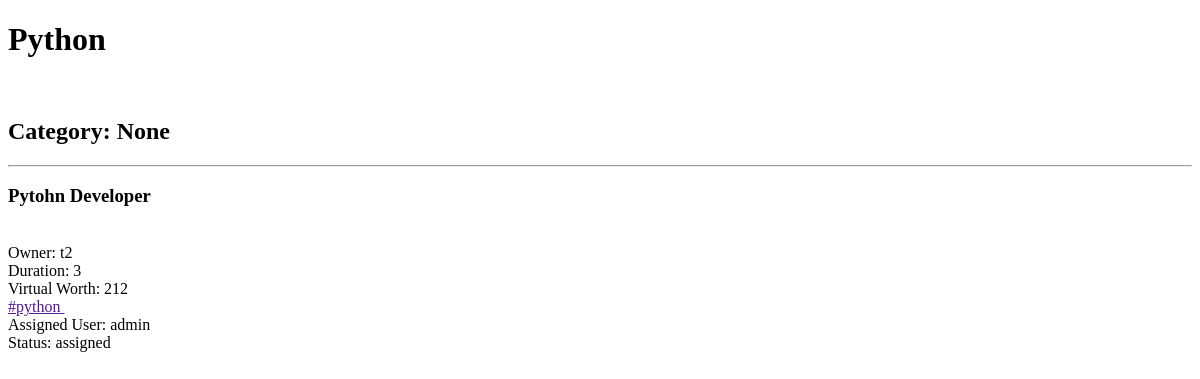
Before: /view_project/5 (signed in) with the older database file.
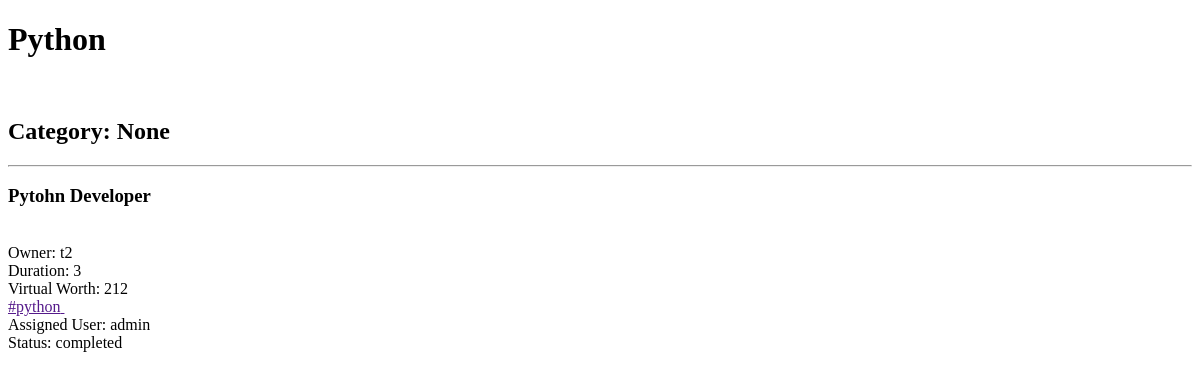
After: the same page with the newer database file.
### backend/models.py (models this page shows, shortened)
class Project(models.Model):
    category = models.CharField(max_length=30, blank=True, null=True)
    status = models.CharField(max_length=100, blank=True)
    title = models.CharField(max_length=200,blank=True)
    description = models.TextField(max_length=400,blank=True)
    owner = models.ForeignKey(UserAttribs, on_delete = models.CASCADE, related_name="owner")
    duration = models.IntegerField(blank=True, null=True)
    assigned_user = models.ForeignKey(UserAttribs, on_delete = models.CASCADE, related_name="assigned_user", null=True, blank=True)
    stipend = models.IntegerField(blank=True, null=True)
    applied_users = models.ManyToManyField(UserAttribs,  null=True, blank=True)
    tags_requirement = TaggableManager()
    project_questions = models.OneToOneField(Project_Question,on_delete=models.CASCADE,null=True, blank=True)

class UserAttribs(models.Model):
    user = models.OneToOneField(User, on_delete = models.CASCADE)
    worth = models.IntegerField(blank=True, null=True, default='0')
    job_title = models.CharField(max_length=100, blank=True)
    skills = models.CharField(max_length=1000,blank=True)
    phone_number = models.CharField(max_length=12, blank=True)
    mobile_number = models.CharField(max_length=12,blank=True)
    full_name = models.CharField(max_length=30, blank=True)
    address = models.CharField(max_length=100, blank=True)
    website = models.URLField(max_length=100, blank=True)
    github = models.CharField(max_length=200, blank=True)
    twitter = models.CharField(max_length=200, blank=True)
    instagram = models.CharField(max_length=200, blank=True)
    facebook = models.CharField(max_length=200, blank=True)
    user_image = models.ImageField(upload_to="images" ,blank=True)
    assigned_project = models.ManyToManyField('Project', blank=True, null=True)
    def __str__(self):
        return self.user.username

### backend/views.py (the view)
# urls.py: path('view_project/<int:proj_id>',views.view_project, name='view_project'),
def view_project(request, proj_id):
    proj_obj = Project.objects.get(id = proj_id)
    return render(request, 'My Projects/project_info.html', {'project': proj_obj, "curr_user": UserAttribs.objects.get(user=request.user)})

### templates/My Projects/project_info.html (shortened to what this page needs)
{% extends "My Projects/project_info_parent.html" %}
{% load custom_tags %}
{% block content %}
{% if not project.assigned_user %}
<form action="{% url 'dashboard' %}" method="post">
    {% csrf_token %}
    <input
    style = "display: none;"
    type="text"
    placeholder="Enter title"
    name="project_title"
    value="{{project.id}}"
  />
       {% check_user project.applied_users.all curr_user as flag %}
       {% ifequal flag "found" %}
       <a href="{% url 'dashboard' %}">Back</a>
       <input type="submit" value="Applied" disabled>
       {% else %}
       <a href="{% url 'dashboard' %}">Back</a>
       <input type="submit" value="Apply" >
       {% endifequal %}
    {% comment %}  {% endcomment %}
  </form>
  {% else %}
  Assigned User: {{project.assigned_user}}
  <br>
Status: {{project.status}}
{% endif %}
{% endblock %}

### templates/My Projects/project_info_parent.html (shortened to what this page needs)
<!DOCTYPE html>
{% load custom_tags %}
<html lang="en">
<head>
</head>
<body>
    <div class="container">
        <h1>{{project.title}}</h1>
        <br>
        <h2>Category: {{project.category|title}}</h2>
        <hr>
        <h3>{{project.description}}</h3>
        <br>
        <span>Owner: {{project.owner}}</span>
        <br>
        <span>Duration: {{project.duration}}</span>
        <br>
        <span>Virtual Worth: {{project.stipend}}</span>
        <br>
        {% for tag in project.tags_requirement.all %}
          <a href="">#{{tag}}&nbsp;</a>
          {% endfor %}
          <br>
          {% block content %}
          {% endblock %}
    </div>
</body>
</html>

Changed rows visible on the page:
changed Project "Python": status "assigned" → "completed"
